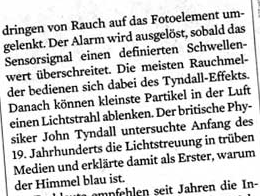
//> input picture sampleData/txt_1.png, 260 x 196 px
$ ./ex3 sampleData/txt_1.png   (built with g++ and OpenCV 4)
//> lines starting //> are read from the running program, lines starting //| are printed output that depends on the picture; after the words box and inside, x2 and y2 are one past the last pixel; in counts of white or black regions, pixels touching at a corner belong together
### util.h
/*
 *      Author: alexanderb
 */

#include <opencv2/opencv.hpp>

using namespace std;
using namespace cv;

struct pointData {
    float value;

    Point point;
};

struct by_cornerResponse {
    bool operator()(pointData const &left, pointData const &right) {
        return left.value > right.value;
    }
};

struct by_pointValue {
    bool operator()(float const &left, float const &right) {
        return left > right;
    }
};

struct Derivatives {
	Mat Ix;
	Mat Iy;
	Mat Ixy;
};

class Util {
public:
	static void DisplayImage(Mat& img);
	static void DisplayMat(Mat& img);
	static void DisplayPointVector(vector<Point> vp);
  static void DisplayFloatVector(vector<float> vf);

	static Mat MarkInImage(Mat& img, vector<pointData> points, int radius);
};

### ex3.cpp
/*
 *      Author: alexanderb
 */

#include <stdio.h>
#include <vector>
#include <complex>
#include <memory>

#include <opencv2/opencv.hpp>
#include "opencv2/core/core.hpp"
#include "opencv2/imgproc/imgproc.hpp"
#include "opencv2/highgui/highgui.hpp"

#include "util.h"

using namespace cv;
using namespace std;

//-----------------------------------------------------------------------------------------------
std::vector<float> getOrderedValues(Mat _mat) {
    Mat planes[2];
    cv::split(_mat, planes);

    std::vector<float> pointValues;
    for (int r = 0; r < _mat.rows; r++) {
        for (int c = 0; c < _mat.cols; c++) {
            pointValues.push_back(planes[0].at< std::complex<float> >(r,c).real());
            pointValues.push_back(planes[0].at< std::complex<float> >(r,c).imag());
        }
    }
    std::sort(pointValues.begin(), pointValues.end(), by_pointValue());

    return pointValues;
}

//-----------------------------------------------------------------------------------------------
int main(int argc, char** argv) {
    // read image from file + error handling
    Mat I;

    if (argc == 1) {
        cout << "No image provided! Usage: '" <<  argv[0] << " [path to image]'" << endl << "Using default image now: txt.jpg" << endl;

        I = imread("txt.jpg", CV_LOAD_IMAGE_GRAYSCALE);
    } else {
        I = imread(argv[1], CV_LOAD_IMAGE_GRAYSCALE);
//> I is the input picture: 196 rows x 260 cols, CV_8UC1; min 0, max 255, mean 209.4
    }
    imshow("Input Image", I);    // Show the result


    // (1) Compute DFT
    Mat planes[] = {Mat_<float>(I), Mat::zeros(I.size(), CV_32F)};
//> planes[1]: 196 rows x 260 cols, CV_32FC1; every value is 0
    Mat complexI;
    merge(planes, 2, complexI);

    dft(complexI, complexI);


    // (2) Preserve maxima only
    Mat thresholdedI;
    complexI.copyTo(thresholdedI);
    thresholdedI = cv::Scalar(255);

    vector<float> orderedValues = getOrderedValues(complexI);
//> in getOrderedValues, `cv::split(_mat, planes);`:
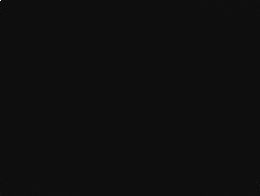
//> planes[0]: 196 rows x 260 cols, CV_32FC1; min -659960.4, max 10668963, mean 254; drawn with min black and max white
//> in getOrderedValues, `cv::split(_mat, planes);`:
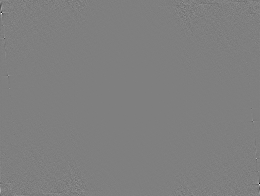
//> planes[1]: 196 rows x 260 cols, CV_32FC1; min -512599.9, max 512599.9, mean 0; drawn with min black and max white
//> after the loop in getOrderedValues, `for (int r = 0; r < _mat.rows; r++)`: pointValues = 101920 items
//> orderedValues = 101920 items
    int thres = orderedValues[1]/3;
//> thres = 206504

    for (int r = 0; r < complexI.rows; r++) {
        for (int c = 0; c < complexI.cols; c++) {
            complex<float> val = complexI.at< complex<float> >(r,c);
            if(val.imag() < thres && val.real() < thres) {
                thresholdedI.at< complex<float> >(r,c) = 0;
            } else {
                thresholdedI.at< complex<float> >(r,c) = val;
            }
        }
    }


    // (3) Compute iDFT on filtered complex image
    Mat rI;
    idft(thresholdedI, rI, cv::DFT_REAL_OUTPUT|cv::DFT_SCALE);
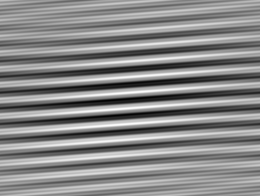
//> rI: 196 rows x 260 cols, CV_32FC1; min 117.9, max 289.1, mean 209.4; drawn with min black and max white
    rI.convertTo(rI, CV_8U);
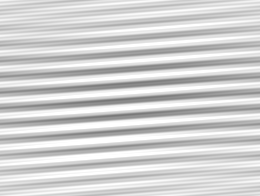
//> rI: 196 rows x 260 cols, CV_8UC1; min 118, max 255, mean 208.4
    // imshow("idft", rI);

    // (4) Apply Threshold to get binary result
    double min, max;
    minMaxLoc(rI, &min, &max);
//> min = 118; max = 255

    threshold(rI, rI, max*0.82, 255, cv::THRESH_BINARY_INV);
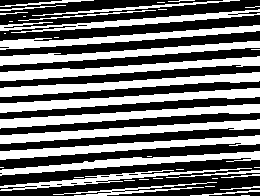
//> rI: 196 rows x 260 cols, CV_8UC1; 44.8% white; 41 white regions (19 under 20 px)
    // imshow("rI", rI);

    // (5) Draw bounding boxes
    Mat finalI;
    cvtColor(I, finalI, CV_GRAY2RGB);

    vector<vector<Point> > contours;
    vector<Vec4i> hierarchy;

    findContours(rI, contours, hierarchy, CV_RETR_TREE, CV_CHAIN_APPROX_SIMPLE, Point(0, 0));
//> contours = 53 contours, 31 with area under 20; largest, box (x1, y1, x2, y2) and area: (0, 88, 260, 113) 1922, (0, 72, 260, 97) 1900, (0, 104, 260, 129) 1886, (0, 119, 260, 144) 1830, (0, 56, 260, 81) 1824

    vector<RotatedRect> minRect( contours.size() );

    for (int i = 0; i < contours.size(); i++) {
        minRect[i] = minAreaRect( Mat(contours[i]) );
    }
//> this loop made 53 passes

    for (int i = 0; i< contours.size(); i++) {
        Point2f rect_points[4]; minRect[i].points( rect_points );

        if (contourArea(contours[i]) > contours.size())
            for (int j = 0; j < 4; j++)
                line( finalI, rect_points[j], rect_points[(j+1)%4], cv::Scalar(0, 0, 255), 2, 8 );
    }
//> this loop made 53 passes
//> rect_points on passes 11, 16, 17, 18, 19, 20, 26, 35, 37, 38, 40: 4 Points (x, y): [83, 177], [74, 177], [74, 177], [83, 177], 4 Points (x, y): [37, 187], [24, 187], [24, 185], [37, 185], 4 Points (x, y): [50, 186], [40, 186], [40, 184], [50, 184], 4 Points (x, y): [62, 185], [56, 185], [56, 183], [62, 183], 4 Points (x, y): [77, 184], [70, 184], [70, 182], [77, 182], 4 Points (x, y): [92, 183], [83, 183], [83, 181], [92, 181], 4 Points (x, y): [3, 167], [0, 167], [0, 167], [3, 167], 4 Points (x, y): [259, 49], [251, 49], [251, 49], [259, 49], 4 Points (x, y): [58, 37], [54, 37], [54, 37], [58, 37], 4 Points (x, y): [5, 33], [4, 33], [4, 33], [5, 33], 4 Points (x, y): [12, 21], [9, 21], [9, 21], [12, 21]
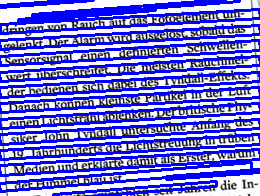
//> finalI: 196 rows x 260 cols, CV_8UC3; mean R, G, B 118.9, 118.9, 221.4

    imshow("finalI", finalI);

    waitKey();
    return 0;
}
